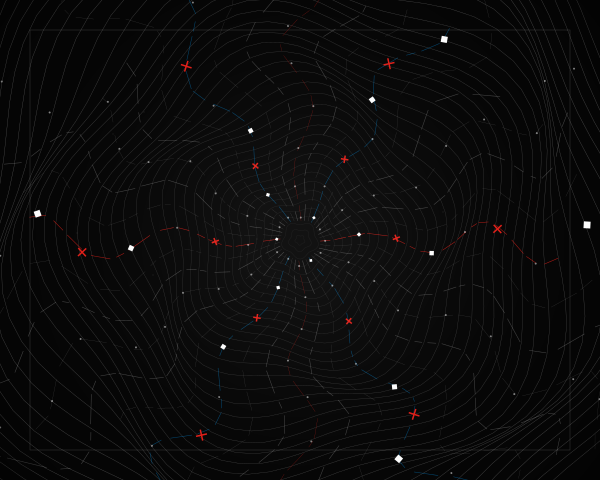

The Python source for this figure:
import cairo
import math
import random

# Setup
width, height = 600, 480
surface = cairo.ImageSurface(cairo.FORMAT_ARGB32, width, height)
ctx = cairo.Context(surface)

# Background - Deep Matte Black
ctx.set_source_rgb(0.02, 0.02, 0.02)
ctx.paint()

# Configuration
center_x, center_y = width / 2, height / 2
rings = 40
segments = 72
max_radius = min(width, height) * 0.8
swiss_red = (0.89, 0.12, 0.09)
swiss_blue = (0.0, 0.47, 0.75)

def polar_to_cartesian(r, theta, distortion_factor):
    # Non-linear radial distortion: warp the radius based on angle and distance
    # Creates a "pinched" and "swirled" effect typical of gravitational lens or vector fields
    r_distorted = r + (math.sin(theta * 5 + r * 0.02) * distortion_factor)
    theta_distorted = theta + (math.cos(r * 0.05) * 0.1)
    
    x = center_x + r_distorted * math.cos(theta_distorted)
    y = center_y + r_distorted * math.sin(theta_distorted)
    return x, y

# 1. DRAW UNDERLYING DISTORTED RADIATING GRID
ctx.set_line_width(0.3)
for i in range(rings):
    # Logarithmic spacing for the rings to evoke depth
    r = math.pow(i / rings, 1.2) * max_radius
    
    # Change opacity and color based on radius
    alpha = 0.1 + (i / rings) * 0.4
    ctx.set_source_rgba(0.8, 0.8, 0.8, alpha)
    
    ctx.new_path()
    for j in range(segments + 1):
        theta = (j / segments) * 2 * math.pi
        # Distortion intensity increases toward the edges (entropy vs order)
        dist_amt = (i / rings) * 25 
        px, py = polar_to_cartesian(r, theta, dist_amt)
        
        if j == 0:
            ctx.move_to(px, py)
        else:
            ctx.line_to(px, py)
    ctx.stroke()

# 2. RADIAL "STACCATO" RAYS
# Simulating a mechanical data-plot with interrupted lines
for j in range(0, segments, 2):
    theta = (j / segments) * 2 * math.pi
    ctx.set_line_width(0.5 if j % 4 == 0 else 0.2)
    
    # Stochastic density: some lines are longer, some are dashed
    r_start = 20
    r_end = max_radius * (0.6 + random.random() * 0.4)
    
    curr_r = r_start
    while curr_r < r_end:
        step = random.uniform(5, 20)
        gap = random.uniform(2, 10)
        
        # Calculate distorted segment
        x1, y1 = polar_to_cartesian(curr_r, theta, (curr_r/max_radius) * 15)
        x2, y2 = polar_to_cartesian(curr_r + step, theta, ((curr_r+step)/max_radius) * 15)
        
        # Color logic: high-chroma accents on specific structural rays
        if j % 18 == 0:
            ctx.set_source_rgba(*swiss_red, 0.8)
        elif j % 12 == 0:
            ctx.set_source_rgba(*swiss_blue, 0.6)
        else:
            ctx.set_source_rgba(0.9, 0.9, 0.9, 0.3)
            
        ctx.move_to(x1, y1)
        ctx.line_to(x2, y2)
        ctx.stroke()
        
        curr_r += step + gap

# 3. RECURSIVE SUBDIVISION GLYPHS
# Placing "Swiss" geometric symbols at calculated intersections
for i in range(4, rings, 4):
    r = math.pow(i / rings, 1.2) * max_radius
    for j in range(0, segments, 6):
        theta = (j / segments) * 2 * math.pi
        dist_amt = (i / rings) * 20
        px, py = polar_to_cartesian(r, theta, dist_amt)
        
        # Hierarchical shapes based on position
        ctx.save()
        ctx.translate(px, py)
        ctx.rotate(theta + (i * 0.1)) # Align with the radial flow
        
        size = 2 + (i / rings) * 6
        
        if (i + j) % 12 == 0:
            # Swiss Cross / Plus sign
            ctx.set_source_rgb(*swiss_red)
            ctx.set_line_width(1.5)
            ctx.move_to(-size, 0); ctx.line_to(size, 0)
            ctx.move_to(0, -size); ctx.line_to(0, size)
            ctx.stroke()
        elif (i + j) % 8 == 0:
            # Small structural square
            ctx.set_source_rgb(1, 1, 1)
            ctx.rectangle(-size/2, -size/2, size, size)
            ctx.fill()
        else:
            # Tiny data point
            ctx.set_source_rgba(1, 1, 1, 0.5)
            ctx.arc(0, 0, 1, 0, 2 * math.pi)
            ctx.fill()
            
        ctx.restore()

# 4. OVERLAY VIGNETTE / ATMOSPHERIC GRADIENT
# Subtle radial gradient to focus the eye on the center transition
pattern = cairo.RadialGradient(center_x, center_y, 50, center_x, center_y, max_radius)
pattern.add_color_stop_rgba(0, 1, 1, 1, 0.05)
pattern.add_color_stop_rgba(0.8, 0, 0, 0, 0.0)
pattern.add_color_stop_rgba(1, 0, 0, 0, 0.4)

ctx.set_source(pattern)
ctx.rectangle(0, 0, width, height)
ctx.fill()

# 5. TECHNICAL MARGIN LINES
# Framing the composition with rigid orthogonal elements
ctx.set_source_rgba(1, 1, 1, 0.2)
ctx.set_line_width(0.5)
margin = 30
ctx.move_to(margin, margin)
ctx.line_to(width - margin, margin)
ctx.line_to(width - margin, height - margin)
ctx.line_to(margin, height - margin)
ctx.close_path()
ctx.stroke()

# Final micro-accents
for _ in range(10):
    ctx.set_source_rgba(1, 1, 1, 0.15)
    rx = random.randint(margin, width-margin)
    ry = random.randint(margin, height-margin)
    ctx.arc(rx, ry, 0.5, 0, 2*math.pi)
    ctx.fill()
